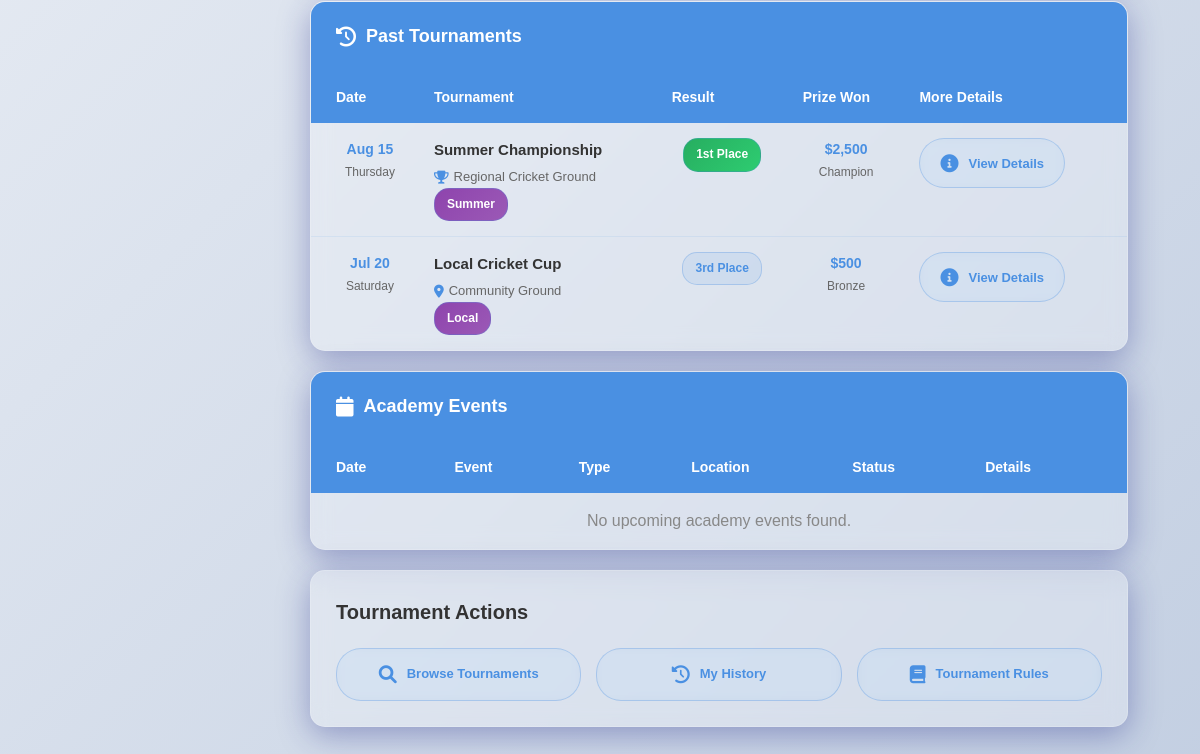
/player/tournaments (lower part), run on an earlier commit of the app's database.
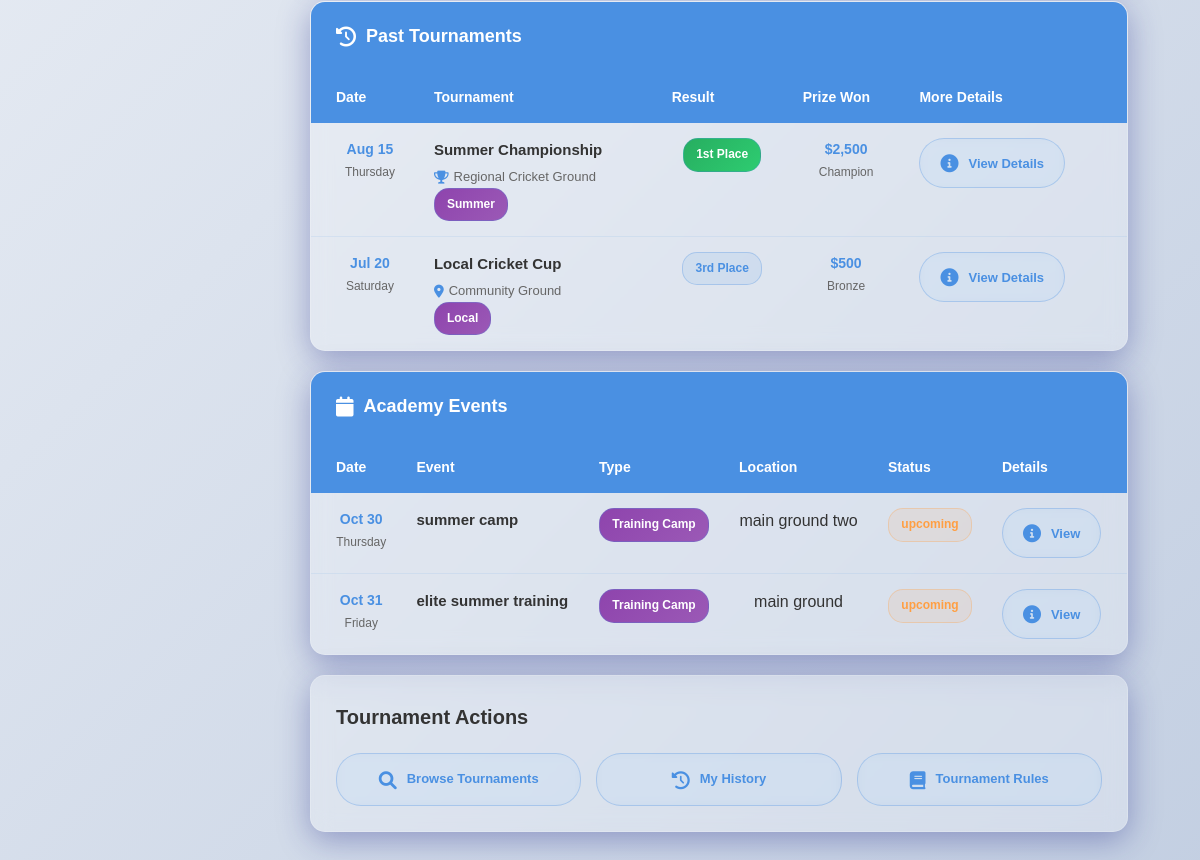
And on a later commit of the database.
### tables this page shows
CREATE TABLE `event` (
  `EventID` int(11) NOT NULL,
  `Name` varchar(255) NOT NULL,
  `Type` enum('Training Camp','Workshop','Seminar','Competition','Tournament','Match','Trial','Meeting','Other') DEFAULT NULL,
  `Category` enum('junior','senior','youth','professional','recreational','academy') DEFAULT NULL,
  `Description` text DEFAULT NULL,
  `StartDate` datetime NOT NULL,
  `EndDate` datetime NOT NULL,
  `Location` varchar(255) DEFAULT NULL,
  `Status` enum('upcoming','registration_open','registration_closed','ongoing','completed','cancelled') DEFAULT 'upcoming',
  `RegistrationStart` datetime DEFAULT NULL,
  `RegistrationEnd` datetime DEFAULT NULL,
  `PrimaryContact` varchar(255) DEFAULT NULL,
  `ContactEmail` varchar(255) DEFAULT NULL,
  `ContactPhone` varchar(20) DEFAULT NULL,
  `MaxParticipants` int(11) DEFAULT NULL,
  `RegistrationFee` decimal(10,2) DEFAULT 0.00
);

### app/controllers/Player.php (called while the page is built, shortened)
<?php
class Player extends Controller {
    public function tournaments() {
        $eventModel = $this->model('Event');
        $academyEvents = $eventModel->getUpcomingEvents(20);
        $data = [
            'title' => 'Tournaments',
            'player' => $this->getPlayerData(),
            'upcomingTournaments' => $this->getUpcomingTournaments(),
            'enrolledTournaments' => $this->getEnrolledTournaments(),
            'completedTournaments' => $this->getCompletedTournaments(),
            'tournamentStats' => $this->getTournamentStats(),
            'academyEvents' => $academyEvents
        ];
        $this->view('player/tournaments', $data);
    }
    private function getPlayerData() {
        $userId = $_SESSION['user_id'];
        $userModel = $this->model('M_Users');
        $user = $userModel->getUserById($userId);
        if ($user) {
            return [
                'id' => $user->UserID,
                'name' => $user->Name,
                'email' => $user->Email,
                'phone' => $user->PhoneNumber ?? '+1-555-123-4567',
                'roles' => 'Right-handed Batsman | Right-arm Fast Bowler',
                'profile_picture' => 'default-profile.jpg',
                'date_of_birth' => $user->DateOfBirth ?? '1999-01-15',
                'address' => $user->Address ?? '123 Willow Creek Rd, Anytown, USA',
                'membership_level' => 'Standard',
                'joined_date' => $user->DateJoined ?? '2023-06-15'
            ];
        }
    }
    private function getUpcomingTournaments() {
        return [
            [
                'id' => 1,
                'name' => 'Elite Premier League 2025',
                'type' => 'Championship',
                'start_date' => '2025-10-15',
                'end_date' => '2025-11-15',
                'location' => 'Elite Cricket Academy',
                'prize_pool' => 'LKR 500,000',
                'teams' => 16,
                'entry_fee' => 'LKR 2,500',
                'registration_deadline' => '2025-10-01',
                'status' => 'open'
            ],
            [
                'id' => 2,
                'name' => 'Autumn Cup 2025',
                'type' => 'Tournament',
                'start_date' => '2025-09-20',
                'end_date' => '2025-09-25',
                'location' => 'Central Ground',
                'prize_pool' => 'LKR 150,000',
                'teams' => 8,
                'entry_fee' => 'LKR 1,500',
                'registration_deadline' => '2025-09-15',
                'status' => 'open'
            ]
        ];
    }
    private function getEnrolledTournaments() {
        return [
            [
                'id' => 3,
                'name' => 'Youth Championship 2025',
                'type' => 'Championship',
                'start_date' => '2025-09-30',
                'end_date' => '2025-10-10',
                'location' => 'Youth Cricket Complex',
                'team' => 'Elite Warriors',
                'status' => 'enrolled',
                'matches_played' => 2,
                'matches_won' => 1,
                'next_match' => '2025-09-18 at 2:00 PM'
            ]
        ];
    }
    private function getCompletedTournaments() {
        return [
            [
                'id' => 4,
                'name' => 'Summer Championship 2025',
                'type' => 'Championship',
                'completed_date' => '2025-08-15',
                'location' => 'Elite Cricket Academy',
                'team' => 'Elite Warriors',
                'position' => '2nd Place',
                'matches_played' => 8,
                'matches_won' => 6,
                'prize_amount' => 'LKR 75,000'
            ],
            [
                'id' => 5,
                'name' => 'Spring Tournament 2025',
                'type' => 'Tournament',
                'completed_date' => '2025-05-20',
                'location' => 'Central Ground',
                'team' => 'Elite Warriors',
                'position' => '1st Place',
                'matches_played' => 6,
                'matches_won' => 6,
                'prize_amount' => 'LKR 100,000'
            ]
        ];
    }
    private function getTournamentStats() {
        return [
            'total_tournaments' => 8,
            'tournaments_won' => 3,
            'tournaments_runner_up' => 2,
            'total_matches' => 45,
            'matches_won' => 32,
            'win_percentage' => 71.1,
            'total_prize_money' => 'LKR 275,000'
        ];
    }
}
?>

### app/libraries/Core.php (called while the page is built, shortened)
<?php
class Core {
    protected $currentMethod = 'index';
    public function __construct() {
        $url = $this->getURL();
        if($url && file_exists('../app/controllers/' . ucwords($url[0]) . '.php')) {
            unset($url[0]);
        }
        $this->currentController = new $this->currentController;
        if(isset($url[1])) {
            if(method_exists($this->currentController, $url[1])) {
                $this->currentMethod = $url[1];
                unset($url[1]);
            }
        }
        $this->param = $url ? array_values($url) : [];
        call_user_func_array([$this->currentController, $this->currentMethod], $this->param);
    }
    public function getURL() {
        if(isset($_GET['url'])) {
            $url = rtrim($_GET['url'], '/');
            $url = filter_var($url, FILTER_SANITIZE_URL);
            $url = explode('/', $url);
            return $url;
        }
    }
}
?>

### public/index.php (called while the page is built, shortened)
<?php
    $ini = new Core();
?>

### app/libraries/Database.php (called while the page is built, shortened)
<?php
    class Database {
        private $host = DB_HOST;
        private $user = DB_USER;
        private $password = DB_PASS;
        private $dbname = DB_NAME;
        private $dbh;
        private $statement;
        public function __construct() {
            $dsn = "mysql:host=". $this->host .";dbname=". $this->dbname;
            $options = array(
                PDO::ATTR_PERSISTENT => true,
                PDO::ATTR_ERRMODE => PDO::ERRMODE_EXCEPTION
            );
            try {
                $this->dbh = new PDO($dsn, $this->user, $this->password, $options);
                $this->dbh->setAttribute(PDO::ATTR_CASE, PDO::CASE_NATURAL);
                $this->dbh->setAttribute(PDO::ATTR_ERRMODE, PDO::ERRMODE_EXCEPTION);
                $this->dbh->setAttribute(PDO::ATTR_DEFAULT_FETCH_MODE, PDO::FETCH_OBJ);
            } catch (PDOException $e) {
                $this->error = $e->getMessage();
                echo "Connection failed: " . $this->error;
            }
        }
        public function query($sql) {
            $this->statement = $this->dbh->prepare($sql);
    }
    public function bind($param, $value, $type = null) {
            if (is_null($type)) {
                switch(true){
                    case is_int($value):
                        $type = PDO::PARAM_INT;
                        break;
                }
            }
            $this->statement->bindValue($param, $value, $type);
        }
        public function execute() {
            try {
                return $this->statement->execute();
            } catch (PDOException $e) {
                error_log("Database execution error: " . $e->getMessage());
                error_log("SQL Error Info: " . print_r($this->statement->errorInfo(), true));
                return false;
            }
        }
        public function resultSet() {
            $this->execute();
            return $this->statement->fetchAll(PDO::FETCH_OBJ);
        }
    }
?>

### app/models/Event.php (called while the page is built, shortened)
<?php
class Event {
    private $db;
    public function __construct() {
        $this->db = new Database();
    }
    public function getUpcomingEvents($limit = 10) {
        $this->db->query('SELECT
            EventID as id,
            Name as title,
            StartDate as event_date,
            Type,
            Description as description,
            Location as location,
            Status,
            Category,
            EndDate,
            RegistrationFee,
            MaxParticipants,
            PrimaryContact,
            ContactEmail,
            ContactPhone
        FROM Event
        WHERE Status IN ("upcoming", "registration_open")
            AND StartDate >= NOW()
        ORDER BY StartDate ASC
        LIMIT :limit');
        $this->db->bind(':limit', (int)$limit, PDO::PARAM_INT);
        $results = $this->db->resultSet();
        $formatted = [];
        foreach ($results as $event) {
            $eventArray = (array)$event;
            $eventArray['event_type'] = (isset($eventArray['Type']) && !is_null($eventArray['Type']) && $eventArray['Type'] !== '')
                ? strtolower(str_replace(' ', '_', $eventArray['Type']))
                : '';
            $formatted[] = $eventArray;
        }
        return $formatted;
    }
}

### app/views/player/tournaments.php (the view, shortened to what the changed rows need)
<?php require_once APPROOT . '/views/inc/components/header.php'; ?>
<link rel="stylesheet" href="<?php echo URLROOT; ?>/css/player/dashboard.css">
<link rel="stylesheet" href="<?php echo URLROOT; ?>/css/common/tournaments.css">
<link rel="stylesheet" href="<?php echo URLROOT; ?>/css/player/tournaments.css">
    <div class="player-layout">
        <div class="main-content">
            <div class="schedule-card upcoming-schedule">
                <div class="card-header">
                    <div class="header-content">
                        <h2><i class="fas fa-history"></i> Past Tournaments</h2>
                    </div>
                </div>
                <div class="card-content">
                    <table class="dashboard-table">
                        <thead>
                            <tr>
                                <th>Date</th>
                                <th>Tournament</th>
                                <th>Result</th>
                                <th>Prize Won</th>
                                <th>More Details</th>
                            </tr>
                        </thead>
                    </table>
                </div>
            </div>
            <div class="schedule-card upcoming-schedule">
                <div class="card-header">
                    <div class="header-content">
                        <h2><i class="fas fa-calendar"></i> Academy Events</h2>
                    </div>
                </div>
                <div class="card-content">
                    <table class="dashboard-table">
                        <thead>
                            <tr>
                                <th>Date</th>
                                <th>Event</th>
                                <th>Type</th>
                                <th>Location</th>
                                <th>Status</th>
                                <th>Details</th>
                            </tr>
                        </thead>
                        <tbody>
                            <?php if (!empty($data['academyEvents'])): ?>
                                <?php foreach ($data['academyEvents'] as $event): ?>
                                    <tr>
                                        <td style="text-align: center;">
                                            <div class="table-cell-primary">
                                                <?php echo date('M d', strtotime($event['event_date'])); ?>
                                            </div>
                                            <div class="table-cell-secondary">
                                                <?php echo date('l', strtotime($event['event_date'])); ?>
                                            </div>
                                        </td>
                                        <td>
                                            <div class="table-cell-title">
                                                <?php echo htmlspecialchars($event['title']); ?>
                                            </div>
                                        </td>
                                        <td style="text-align: center;">
                                            <span class="table-badge">
                                                <?php echo htmlspecialchars($event['Type']); ?>
                                            </span>
                                        </td>
                                        <td style="text-align: center;">
                                            <?php echo htmlspecialchars($event['location']); ?>
                                        </td>
                                        <td style="text-align: center;">
                                            <span class="table-badge status-<?php echo strtolower($event['Status']); ?>">
                                                <?php echo htmlspecialchars($event['Status']); ?>
                                            </span>
                                        </td>
                                        <td style="text-align: center;">
                                            <button class="action-btn" onclick="alert('Event details coming soon!')">
                                                <i class="fas fa-info-circle"></i> View
                                            </button>
                                        </td>
                                    </tr>
                                <?php endforeach; ?>
                            <?php else: ?>
                                <tr>
                                    <td colspan="6" style="text-align:center; color:#888;">No upcoming academy events found.</td>
                                </tr>
                            <?php endif; ?>
                        </tbody>
                    </table>
                </div>
            </div>
        </div>
    </div>
</body>
</html>

What changed in the data, as far as the page shows it:
added event: StartDate "Oct 30", StartDate "Thursday", Name "summer camp", Type "Training Camp", Location "main ground two", Status "upcoming"
added event: StartDate "Oct 31", StartDate "Friday", Name "elite summer training", Type "Training Camp", Location "main ground", Status "upcoming"
Also different on the page:
text no longer shown: "No upcoming academy events found."
